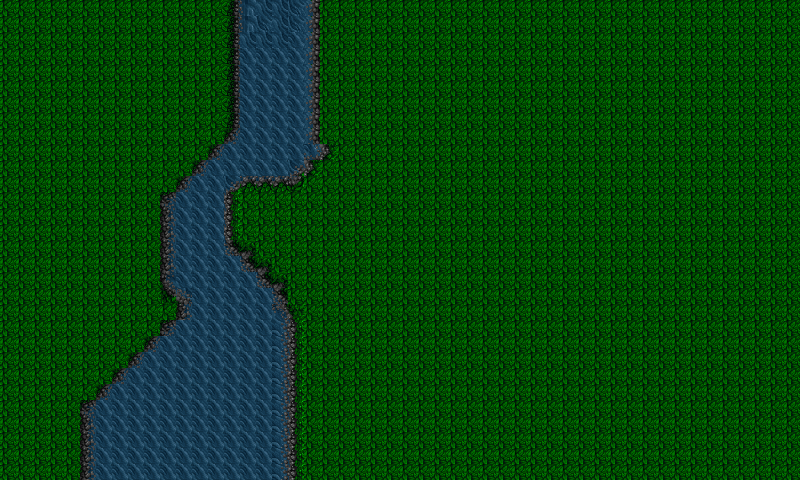

A level layout from a 2D game, rendered from its tile map. Below: a short description, then the map file with tile-grid data replaced by summaries:
An orthogonal 50x30 tile map with 16x16 px tiles, 1 tile layer (Tile Layer 1).

<map version="1.0" orientation="orthogonal" width="50" height="30" tilewidth="16" tileheight="16">
 <tileset firstgid="1" name="tyrian-tileset" tilewidth="16" tileheight="16">
  <image source="tyrian-tileset.png" width="240" height="280" />
 </tileset>
 <layer name="Tile Layer 1" width="50" height="30">
  <data>[1500 cells, 1500 non-empty, 24 distinct tile ids]</data>
 </layer>
</map>